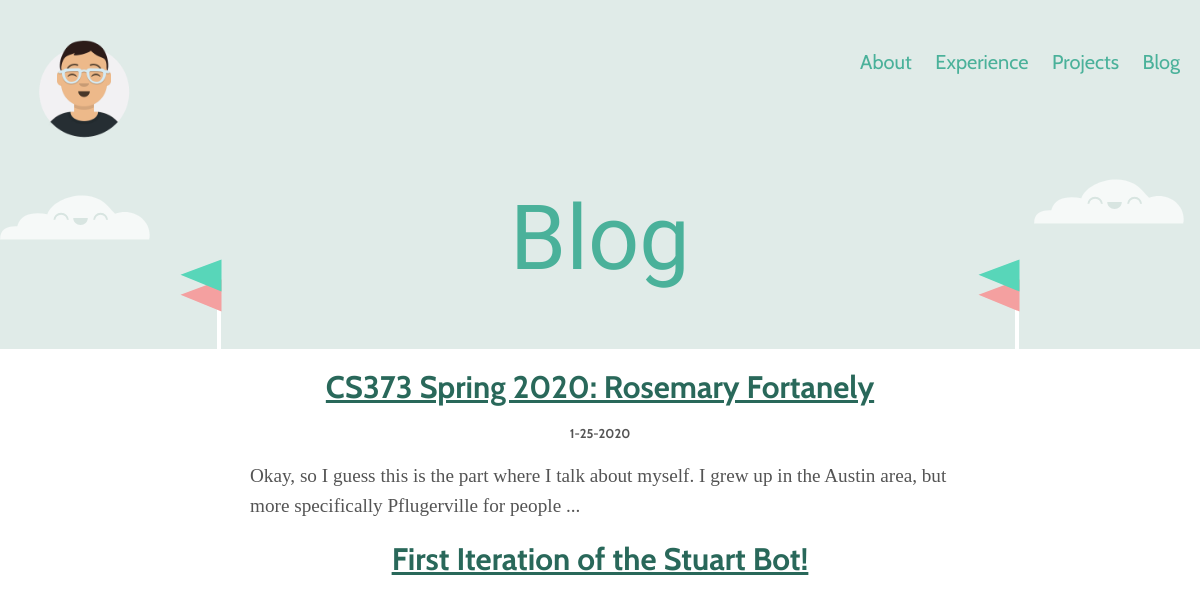
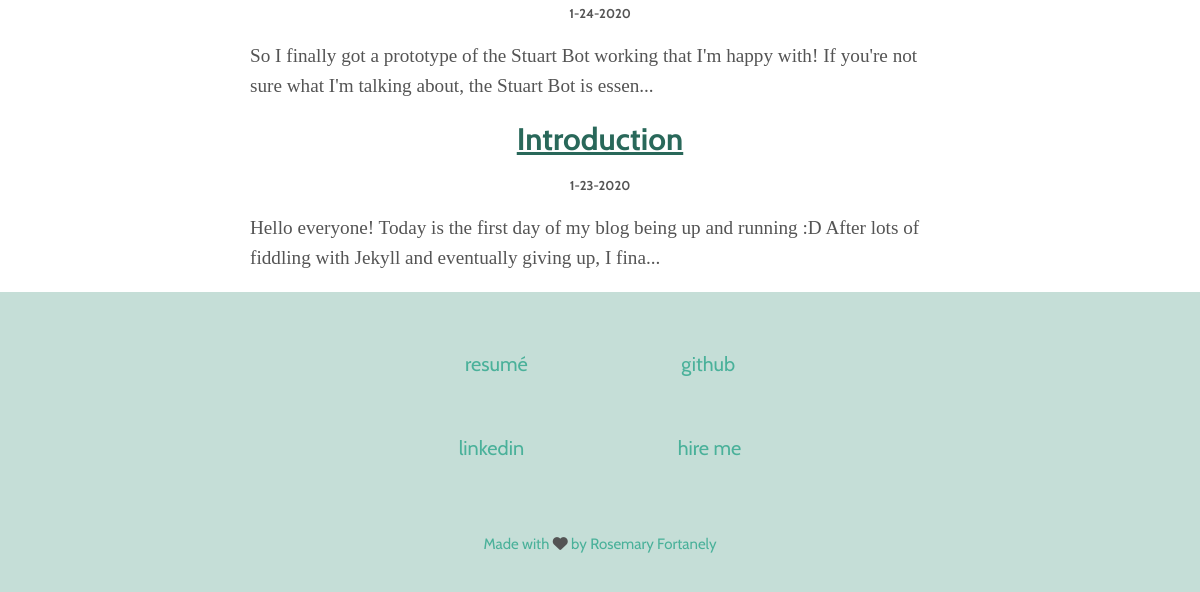
Before: /blog.html with the older database file (2 pictures, top to bottom).
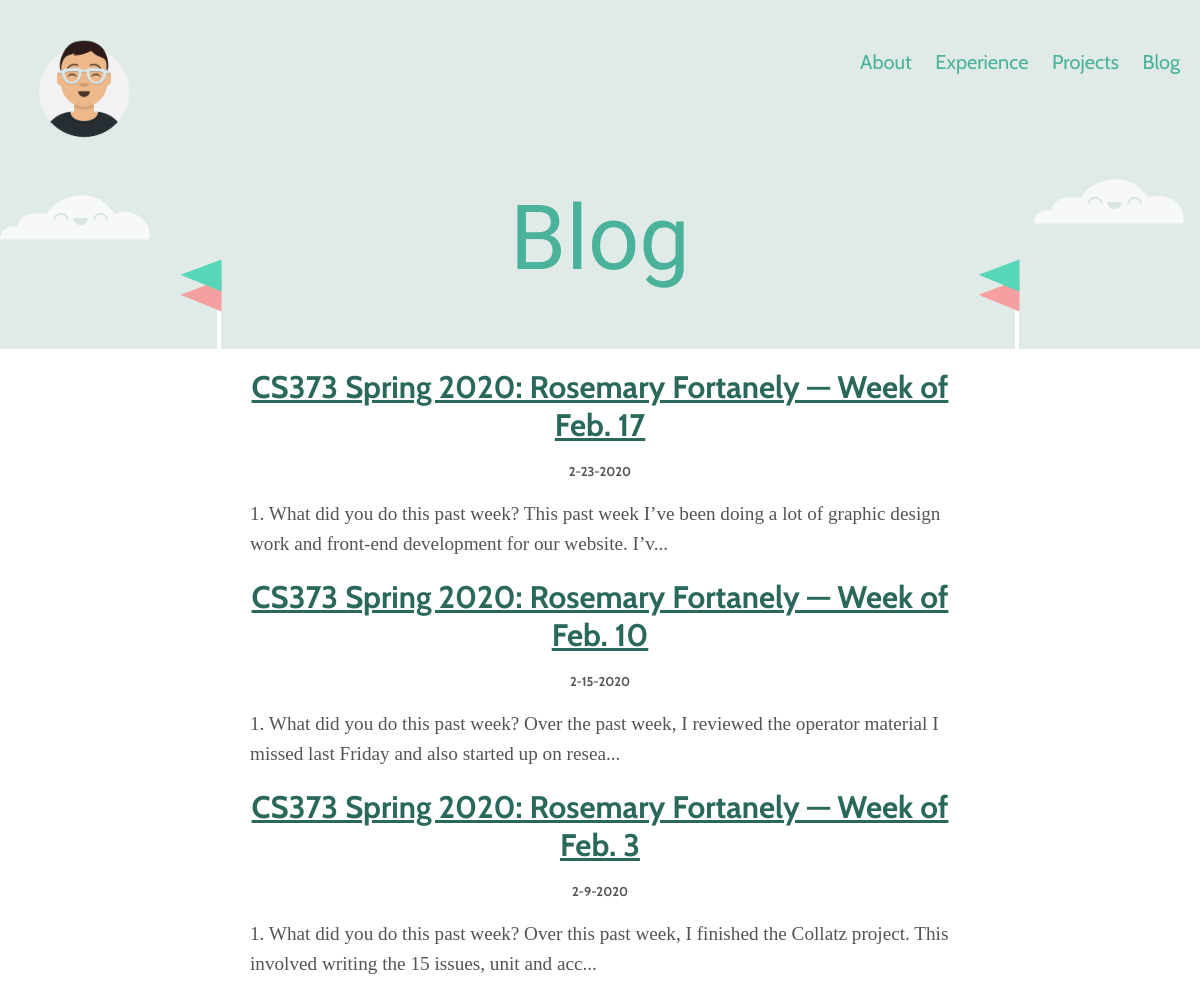
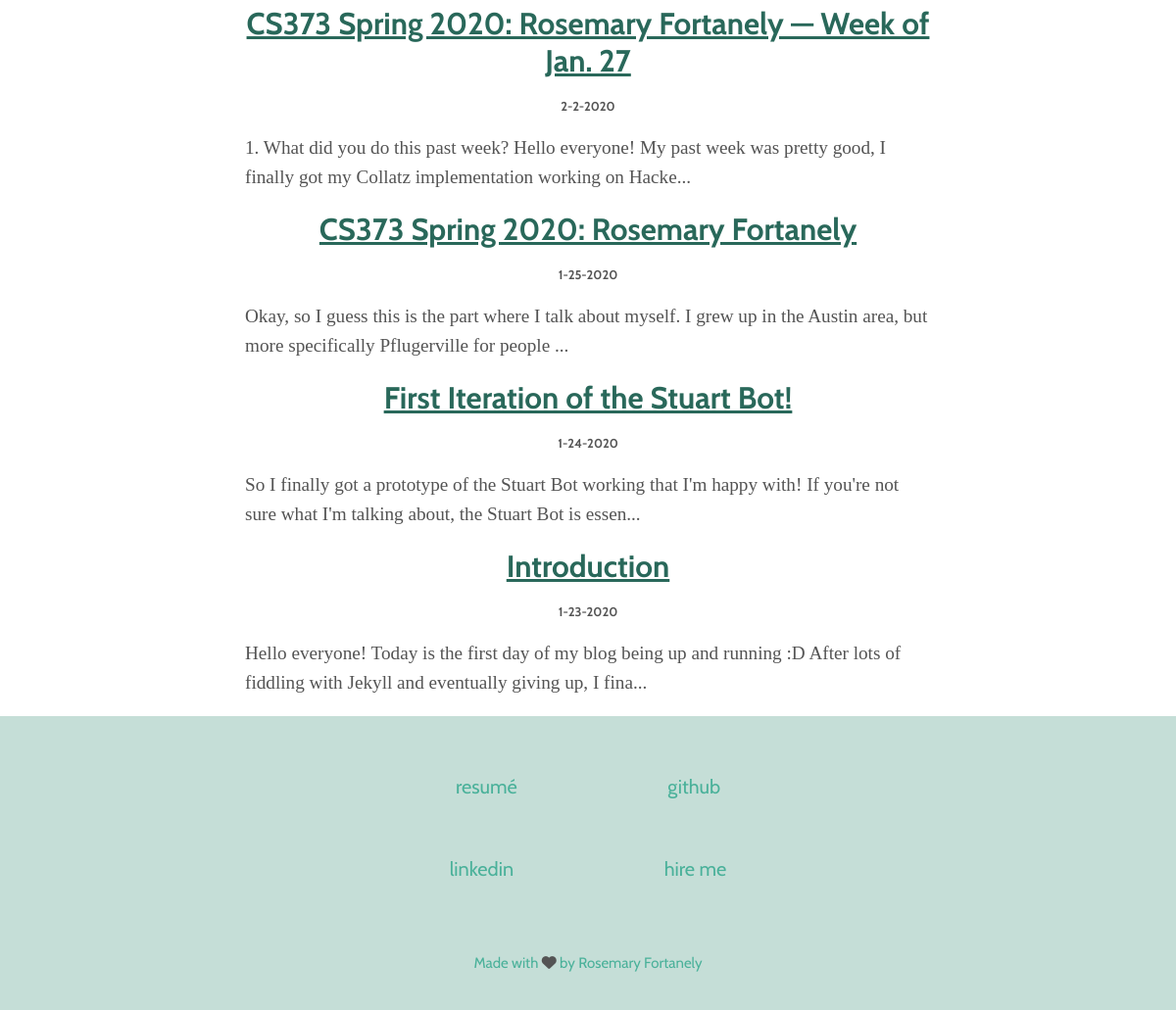
After: the same page with the newer database file (2 pictures, top to bottom).
### database_setup.py (models this page shows)
class BlogPost(Base):
    __tablename__ = 'post'
    id = Column(Integer, primary_key=True)
    title = Column(String(50))
    date = Column(String(15))
    content = Column(String(3000))

### main_app.py (the view)
@app.route('/blog.html')
def blog():
    DBSession = sessionmaker(bind = engine)
    session = DBSession()
    posts = [post for post in session.query(BlogPost)]
    posts.sort(key=lambda post: datetime.strptime(post.date, '%m-%d-%Y'), reverse=True)
    for post in posts:
        post.content = re.sub("<img.+?'border'>", '', post.content.replace('<br>', ' ').replace('<b>', '').replace('</b>', ''))[:150] + '...'
    return render_template('blog.html', posts=posts)

### templates/blog.html (shortened to what this page needs)
<!doctype html>
<html lang="en">
  <head>
    <link rel="stylesheet" type="text/css" href="../static/style.css">
  </head>
    <body>
        <header>
            <img class="me" src="static/me.png">
            <div id="banner">
                <a href="/../#about-me">About</a>
                <a href="/../#experience-header">Experience</a>
                <a href="/../#projects-header">Projects</a>
                <a href="/blog">Blog</a>
            </div>
        </header>
        <div id="blog-header">
            <h1>Blog</h1>
            <img class="cloud right-cloud" src="static/cloud.svg">
            <img class="cloud left-cloud" src="static/cloud.svg">
            <img class="flag right-flag" src="static/flag.svg">
            <img class="flag left-flag" src="static/flag.svg">
        </div>
        <div id="all-posts">
            {% for post in posts %}
            <h2><a href="{{url_for('blogPost', post_date=post.date, post_title=post.title.replace(' ', '-')) }}">{{post.title}}</a></h2>
            <h3>{{post.date}}</h3>
            <p>{{ post.content }}</p>
            {% endfor %}
        </div>
        <footer class="container">
            <div class="row">
                <a class="item-left" href="static/resume.pdf" download="resume-rfortanely">resumé</a>
                <a class="item-right" href="http://github.com/codesmary">github</a>
            </div>
            <div class="row">
                <a class="item-left" href="https://www.linkedin.com/in/rosemary-fortanely/">linkedin</a>
                <a class="item-right" href="mailto:elizabeth.fortanely@gmail.com">hire me</a>
            </div>
            <p> Made with <i class="fas fa-heart"></i> by Rosemary Fortanely</p>
          </footer>
    </body>
</html>

### static/style.css (style rules this page uses)
body { margin: 0; padding: 0; font-family: 'Cabin', Helvetica, Arial, sans-serif; }
header { margin: 0; background-color: #E0EBE8; position: relative; overflow: hidden; }
.me { width: 108px; padding: 30px; }
header a { text-decoration: none; font-size: 3vw; padding: 0 10px; color: #4AB19A; }
header #banner { float: right; margin-top: 50px; margin-right: 10px; }
.cloud { position: absolute; width: 150px; height: 45px; }
.flag { position: absolute; top: 15em; }
.right-flag { right: 7vw; }
.left-flag { left: 7vw; }
footer { background-color: #C5DED7; margin: 0; padding: 0; height: 300px; text-align: center; }
.row { margin: 0 auto; padding-top: 60px; }
footer a { text-decoration: none; font-size: 20px; color: #4AB19A; padding }
footer .item-left { padding-right: 75px; }
footer .item-right { padding-left: 75px; }
footer p { color: #4AB19A; font-size: 15px; padding-top: 60px; }
.fa-heart { color: #545454; }
#blog-header { background-color: #E0EBE8; position: relative; overflow: hidden; height: 170px; }
#blog-header h1 { font-size: 90px; font-family: 'Grand Hotel', cursive; font-weight: lighter; color: #4AB19A; line-height: 80px; margin-top: 20px; text-align: center; }
#blog-header .right-cloud { right: 1em; top: 0em; }
#blog-header .left-cloud { left: 0em; top: 1em; }
#blog-header .flag { position: absolute; top: 5em; }
#blog-header .right-flag { right: 15vw; }
#blog-header .left-flag { left: 15vw; }
#all-posts { width: 80%; margin: 0 auto; }
#all-posts h2 { text-align: center; }
#all-posts a { color: #29685a; font-size: 1.3em; }
#all-posts h3 { text-align: center; font-size: 0.8em; color: #545454; }
#all-posts p { font-family: 'Georgia', serif; font-size: 1.2em; line-height: 30px; color: #545454; }
@media screen and (min-width: 600px) { header a { font-size: 20px; } }
@media screen and (min-width: 900px) { header a { font-size: 20px; } }
@media screen and (min-width: 900px) { #all-posts { width: 700px; } }

Changed rows visible on the page:
added BlogPost: title "CS373 Spring 2020: Rosemary Fortanely — Week of Feb. 17", date "2-23-2020", content "1. What did you do this past week? This past week I’ve been doing a lot of graphic design work and front-end development for our website. I’v..."
added BlogPost: title "CS373 Spring 2020: Rosemary Fortanely — Week of Feb. 10", date "2-15-2020", content "1. What did you do this past week? Over the past week, I reviewed the operator material I missed last Friday and also started up on resea..."
added BlogPost: title "CS373 Spring 2020: Rosemary Fortanely — Week of Feb. 3", date "2-9-2020", content "1. What did you do this past week? Over this past week, I finished the Collatz project. This involved writing the 15 issues, unit and acc..."
added BlogPost: title "CS373 Spring 2020: Rosemary Fortanely — Week of Jan. 27", date "2-2-2020", content "1. What did you do this past week? Hello everyone! My past week was pretty good, I finally got my Collatz implementation working on Hacke..."
